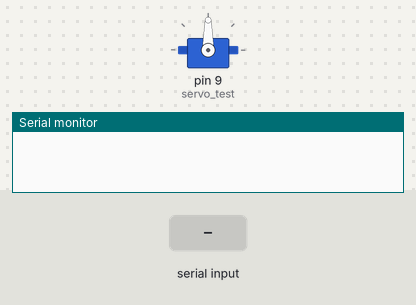
Bench run of a sketch on a simulated Arduino Uno, built with avr-gcc and run on an emulated ATmega328P. Parts: servo, the last lines printed to the serial monitor. The inputs (shaded band) are chosen by the test bench.

Above: at 1.2 s.
1.3 s: "0" received over Serial
At 2.6 s:
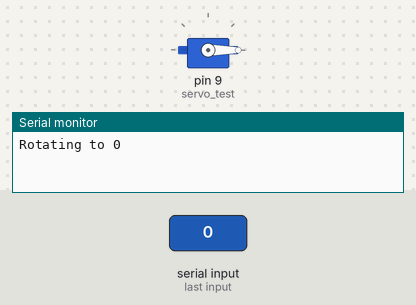
2.9 s: "1" received over Serial
At 3.3 s:
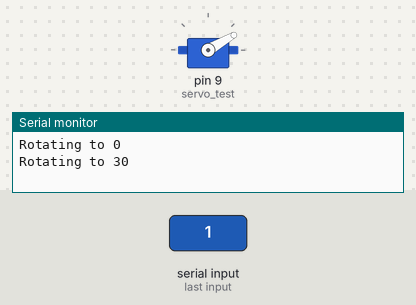
4.4 s: "2" received over Serial
At 5.0 s:
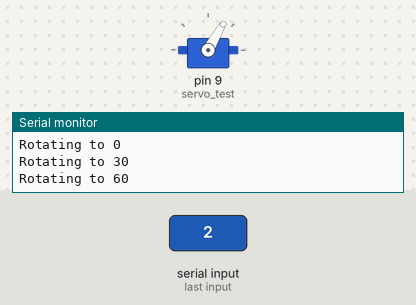
5.9 s: "4" received over Serial
At 6.8 s:
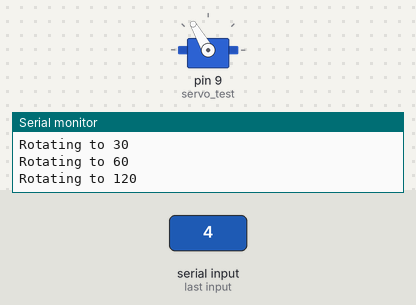
7.4 s: "5" received over Serial
At 8.6 s:
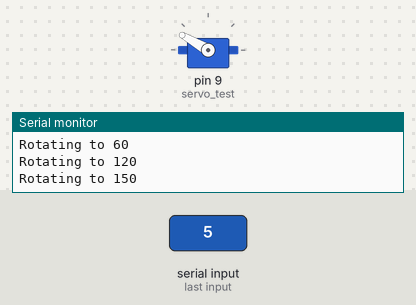
8.9 s: "6" received over Serial
At 10.4 s:
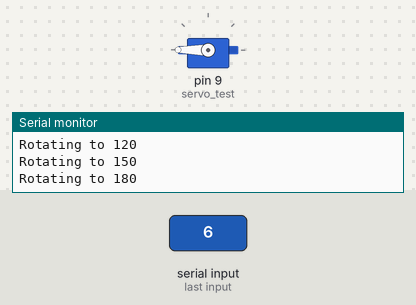
Timing chart, 0 to 11.5 s (numbered marks = the images above; inputs shaded):
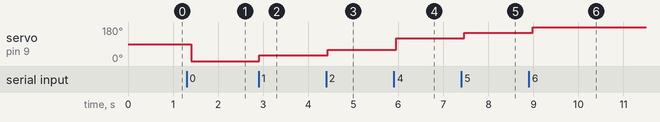

The sketch:

led1.ino
```cpp
#include  <Servo.h>            //Servo library

Servo servo_test;        //initialize a servo object for the connected servo

int angle = 90;
int ledPin = 13;
int cmd = -1; //perintah
int flag = 0;

void setup() {

  Serial.begin(9600);
   servo_test.attach(9);
}

void loop() {
  if (Serial.available() > 0) {
    cmd = Serial.read();
    flag = 1;
  }

  if (flag == 1) {

     if (cmd == '0'){
      servo_test.write(0);
      Serial.println("Rotating to 0");
    }
    else if (cmd == '1'){
    servo_test.write(30);
    Serial.println("Rotating to 30");
    }
    else if (cmd == '2'){
    servo_test.write(60);
    Serial.println("Rotating to 60");
    }
    else if (cmd == '3'){
    servo_test.write(90);
    Serial.println("Rotating to 90");
    }
    else if (cmd == '4'){
    servo_test.write(120);
    Serial.println("Rotating to 120");
    }
    else if (cmd == '5'){
    servo_test.write(150);
    Serial.println("Rotating to 150");
    }
    else if (cmd == '6'){
    servo_test.write(180);
    Serial.println("Rotating to 180");
    }

    else {
      Serial.print("unknown command: ");
      Serial.write(cmd);
      Serial.print(" (");
      Serial.print(cmd, DEC);
      Serial.print(")");

      Serial.println();
    }

    flag = 0;
    cmd = 65;
  }

  Serial.flush();
  delay(100);
}
```

Measured:
- after the input at 1.3 s, servo on pin 9 (servo_test): 90° → 0° after 0.10 s
- after the input at 2.9 s, servo on pin 9 (servo_test): 0° → 30° at once
- after the input at 4.4 s, servo on pin 9 (servo_test): 30° → 60° at once
- after the input at 5.9 s, servo on pin 9 (servo_test): 60° → 120° after 0.05 s
- after the input at 7.4 s, servo on pin 9 (servo_test): 120° → 150° after 0.07 s
- after the input at 8.9 s, servo on pin 9 (servo_test): 150° → 180° after 0.09 s
